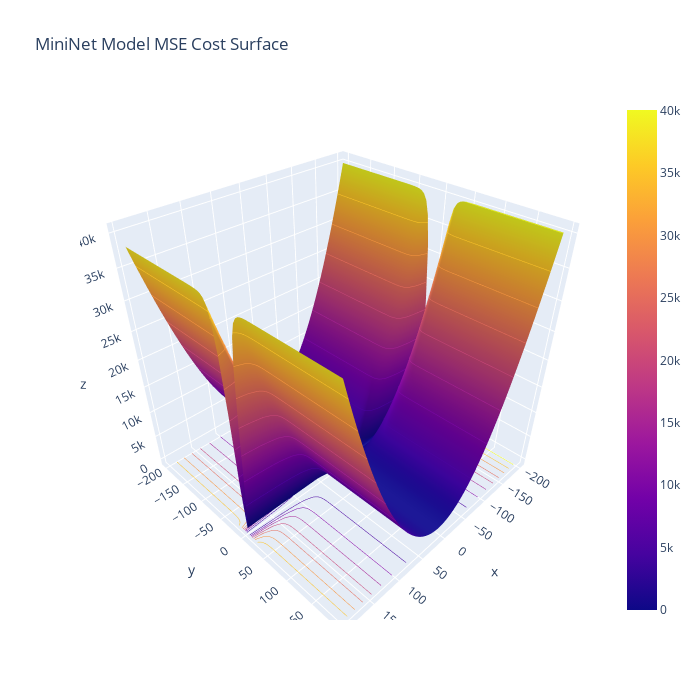

The code cell stored with this chart in its notebook:
### Code cell
# plot the surface plot with plotly's Surface
fig = go.Figure(data=go.Surface(z=nn_cost_matrix,
                                x=thetas_0,
                                y=thetas_1))

# add a countour plot
fig.update_traces(contours_z=dict(show=True, usecolormap=True,
                                  highlightcolor="limegreen", project_z=True))

# annotate the plot
fig.update_layout(title='MiniNet Model MSE Cost Surface',
                  width=700, height=700)

fig.show()

### Figure 1 — Plotly figure (JSON) as saved in the notebook; plotly's stock layout.template omitted (floating-point values rounded to 4 significant figures; data arrays with more than 128 entries replaced by an {"elided": "..."} marker saying what was removed)
{"data": [{"contours": {"z": {"highlightcolor": "limegreen", "project": {"z": true}, "show": true, "usecolormap": true}}, "type": "surface", "x": [-200, -195, -190, -185, -180, -175, -170, -165, -160, -155, -150, -145, -140, -135, -130, -125, -120, -115, -110, -105, -100, -95, -90, -85, -80, -75, -70, -65, -60, -55, -50, -45, -40, -35, -30, -25, -20, -15, -10, -5, 0, 5, 10, 15, 20, 25, 30, 35, 40, 45, 50, 55, 60, 65, 70, 75, 80, 85, 90, 95, 100, 105, 110, 115, 120, 125, 130, 135, 140, 145, 150, 155, 160, 165, 170, 175, 180, 185, 190, 195], "y": [-200, -195, -190, -185, -180, -175, -170, -165, -160, -155, -150, -145, -140, -135, -130, -125, -120, -115, -110, -105, -100, -95, -90, -85, -80, -75, -70, -65, -60, -55, -50, -45, -40, -35, -30, -25, -20, -15, -10, -5, 0, 5, 10, 15, 20, 25, 30, 35, 40, 45, 50, 55, 60, 65, 70, 75, 80, 85, 90, 95, 100, 105, 110, 115, 120, 125, 130, 135, 140, 145, 150, 155, 160, 165, 170, 175, 180, 185, 190, 195], "z": {"elided": "80x80 float values"}}], "layout": {"height": 700, "title": {"text": "MiniNet Model MSE Cost Surface"}, "width": 700}}
